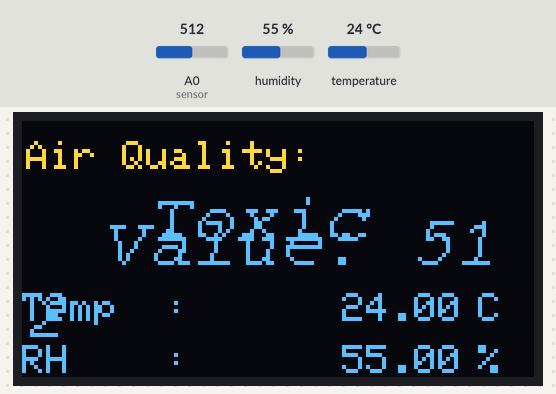
Bench run of a sketch on a simulated Arduino Uno, built with avr-gcc and run on an emulated ATmega328P. On the bench: 128×64 one-colour display. The test bench sets the inputs (shaded band); at power-on: A0 (sensor) = 512, humidity 55 %, temperature 24 °C. The OLED is the two-colour kind (top 16 rows yellow).

Above: at 3.4 s.
3.5 s: A0 (sensor) set to 361
At 4.0 s:
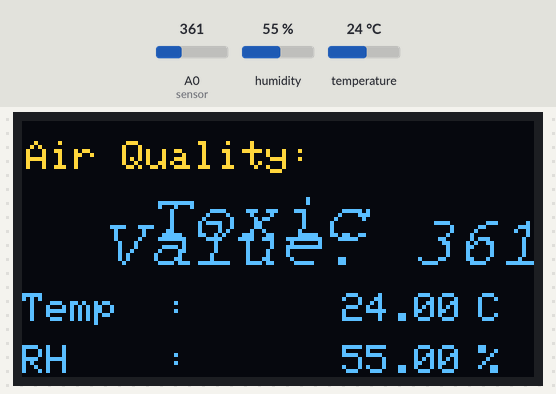
5.0 s: A0 (sensor) set to 334
At 5.6 s:
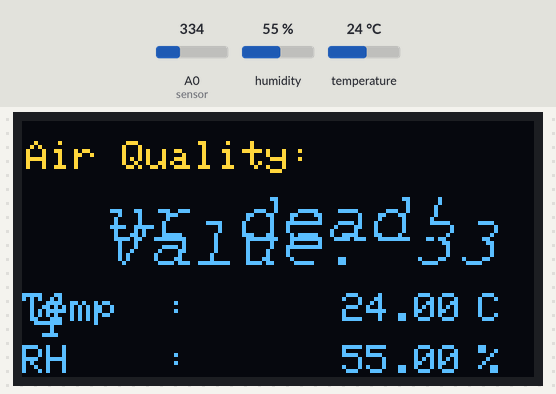
6.5 s: A0 (sensor) set to 215
At 7.7 s:
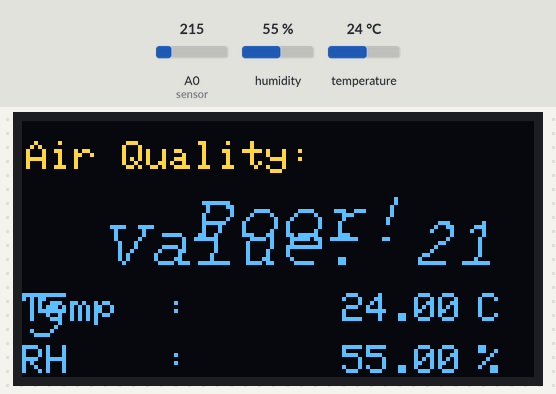
8.0 s: A0 (sensor) set to 235
At 8.5 s:
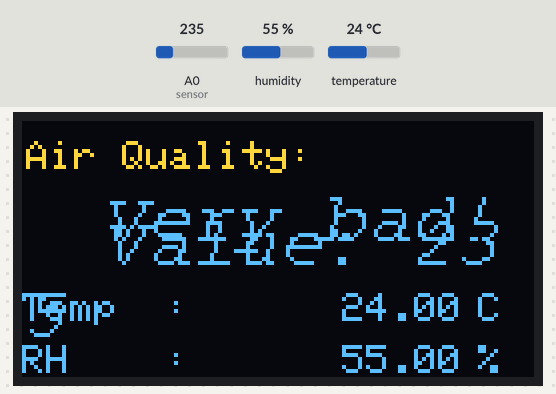
9.5 s: A0 (sensor) set to 171
At 9.9 s:
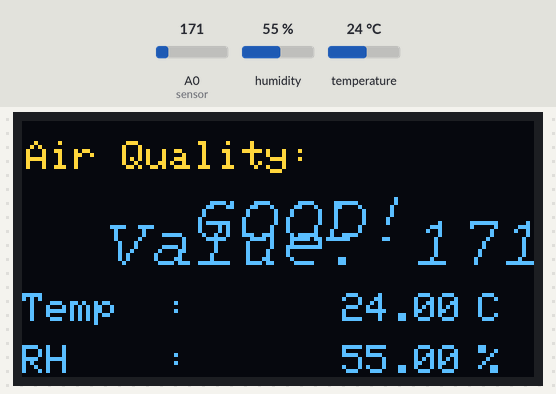
11.0 s: humidity set to 22 %
At 12.9 s:
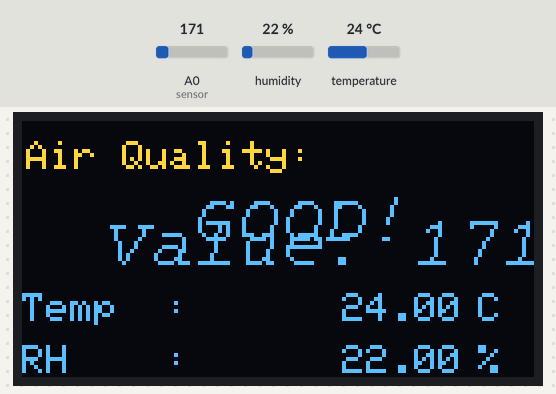
Timing chart, 0 to 14.4 s (numbered marks = the images above; inputs shaded):
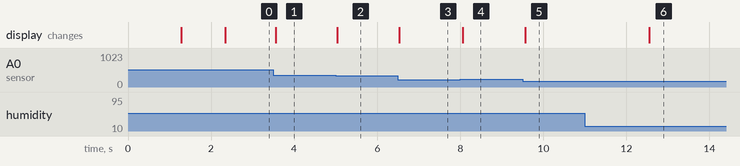

Measured:
- the behaviour switches between 350 and 349 on A0 (sensor) (found by bisection; images 1 and 2)
- after the input at 3.5 s, the display: changes after 0.06 s (image 1)
- after the input at 5.0 s, the display: changes at once (image 2)
- after the input at 6.5 s, the display: changes at once (image 3)
- after the input at 8.0 s, the display: changes after 0.06 s (image 4)
- after the input at 9.5 s, the display: changes after 0.06 s (image 5)
- after the input at 11.0 s, the display: changes after 1.6 s (image 6)

The sketch:

tesst.ino
```cpp
#include <SPI.h>
#include <Wire.h>
#include <Adafruit_GFX.h>
#include <Adafruit_SSD1306.h>
#include <Fonts/FreeSans9pt7b.h>
#include <Fonts/FreeMonoOblique9pt7b.h>
#include  <DHT.h>

#define SCREEN_WIDTH 128 // OLED display width, in pixels
#define SCREEN_HEIGHT 64 // OLED display height, in pixels

#define OLED_RESET     4  // Reset pin # (or -1 if sharing Arduino reset pin)
Adafruit_SSD1306 display(SCREEN_WIDTH, SCREEN_HEIGHT, &Wire, OLED_RESET);

#define sensor    A0
#define DHTPIN  2          // Digital pin 2
#define DHTTYPE DHT11     // DHT 11

int gasLevel  = 0;         //int variable for gas level
String quality = "";
DHT dht(DHTPIN, DHTTYPE);

void sendSensor()
{
  float h = dht.readHumidity();
  float t = dht.readTemperature();

  if (isnan(h) || isnan(t)) {
    Serial.println("Failed to read from DHT sensor!");
    return;
  }

  // Display temperature and humidity
  display.setTextColor(WHITE);
  display.setTextSize(1);
  display.setFont();
  display.setCursor(0, 43);
  display.println("Temp  :");
  display.setCursor(80, 43);
  display.println(t);
  display.setCursor(114, 43);
  display.println("C");
  display.setCursor(0,  56);
  display.println("RH    :");
  display.setCursor(80, 56);
  display.println(h);
  display.setCursor(114, 56);
  display.println("%");
}

void air_sensor()
{
  gasLevel = analogRead(sensor);

  // Determine air quality based on gas level
  if (gasLevel < 181) {
    quality = "  GOOD!";
  }
  else if (gasLevel > 181 && gasLevel < 225) {
    quality =  "  Poor!";
  }
  else if (gasLevel > 225 && gasLevel < 300) {
    quality  = "Very bad!";
  }
  else if (gasLevel > 300 && gasLevel < 350) {
    quality  = "ur dead!";
  }
  else {
    quality = " Toxic";
  }

  // Display the air quality status
  display.setTextColor(WHITE);
  display.setTextSize(1);
  display.setCursor(1, 5);
  display.setFont();
  display.println("Air Quality:");

  display.setTextSize(1);
  display.setCursor(20, 23);
  display.setFont(&FreeMonoOblique9pt7b);
  display.println(quality);

  // Display the actual gas sensor value
  display.setTextSize(1);
  display.setCursor(20, 35);
  display.setFont(&FreeMonoOblique9pt7b);
  display.print("Value: ");
  display.println(gasLevel);  // Display the actual sensor value
}

void setup() {
  Serial.begin(9600);
  pinMode(sensor, INPUT);
  dht.begin();

  if(!display.begin(SSD1306_SWITCHCAPVCC, 0x3c)) { // Address  0x3D for 128x64
    Serial.println(F("SSD1306 allocation failed"));
  }

  display.clearDisplay();
  display.setTextColor(WHITE);

  display.setTextSize(2);
  display.setCursor(50, 0);
  display.println("Air");
  display.setTextSize(1);
  display.setCursor(23, 20);
  display.println("Quality monitor");
  display.display();
  delay(1200);
  display.clearDisplay();

  display.setTextSize(2);
  display.setCursor(20, 20);
  display.println("BY Abid");
  display.display();
  delay(1000);
  display.clearDisplay();
}

void loop() {
  display.clearDisplay();
  air_sensor();
  sendSensor();
  display.display();
}
```

Source omitted: Oblique9pt7b.h (data table, 10635 bytes), reeSans9pt7b.h (data table, 11733 bytes)
